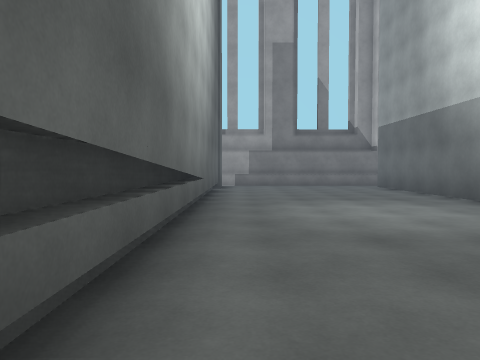
view 1 (above)

21 first-person views from a walk through a scene from a Unity 3-D project. The camera is 1.3 m above the floor, tilts 2° down and sees 70° across. The floor is counted in squares, 2 m on a side. Each view is taken from the middle of a square. On the plan, view 1 faces up. The plan holds only what a view shows up to about 10 squares ahead; the rest is blank. The place goes on beyond the plan. Some animated figures are left out. Some surface patterns are stand-ins.

view 2
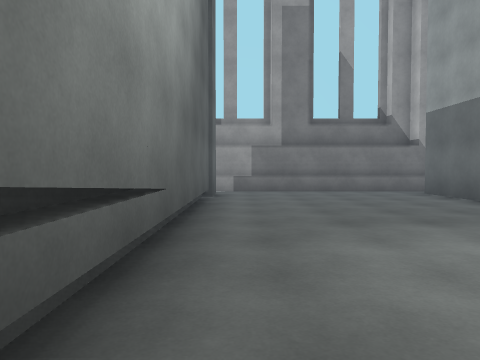

view 3
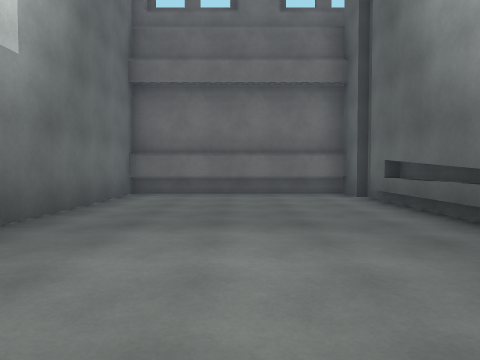

view 4
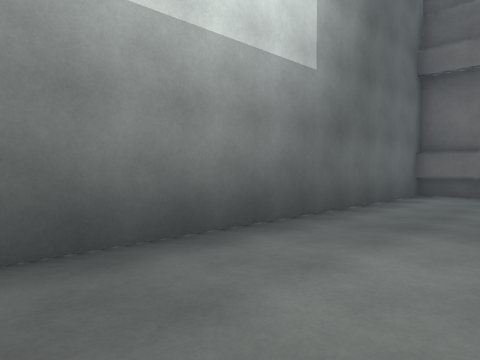

view 5
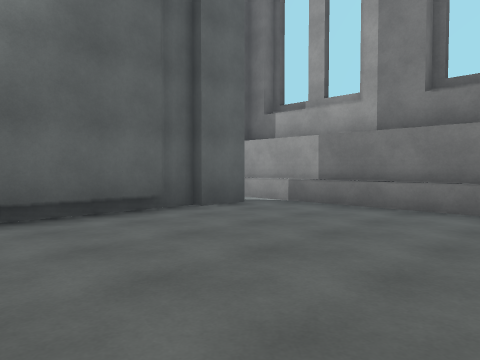

view 6
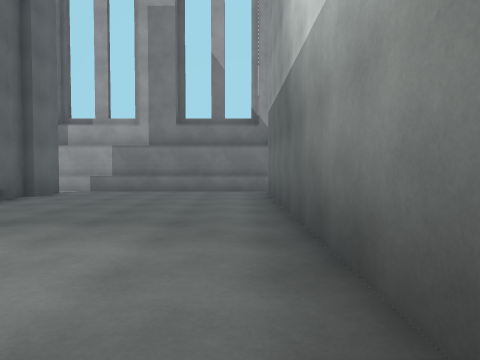

view 7
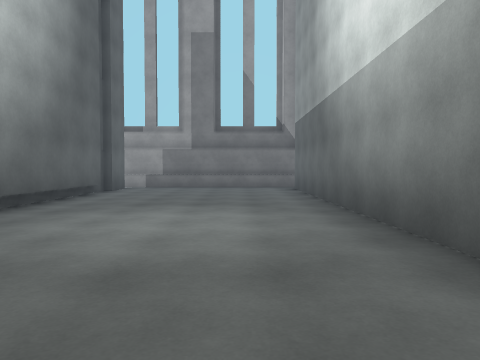

view 8
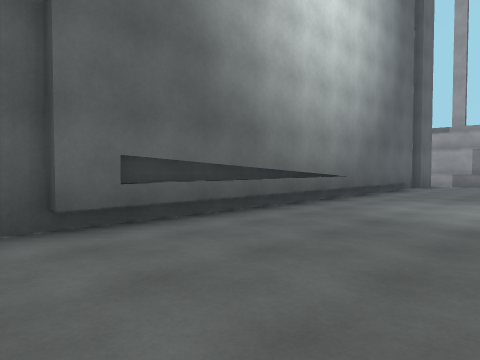

view 9
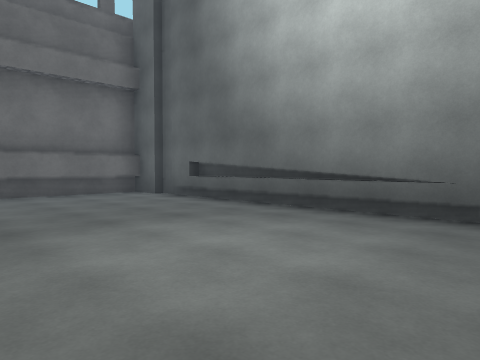

view 10
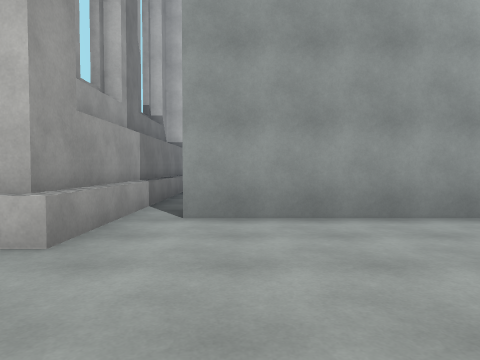

view 11
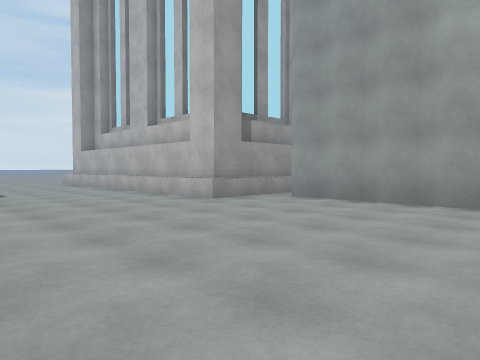

view 12
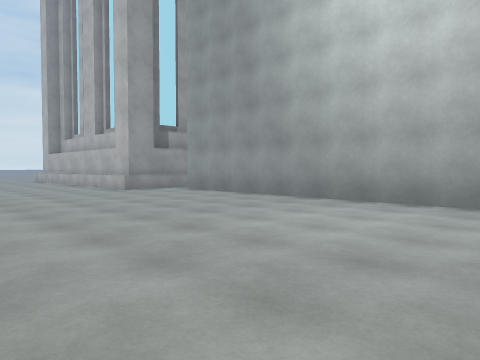

view 13
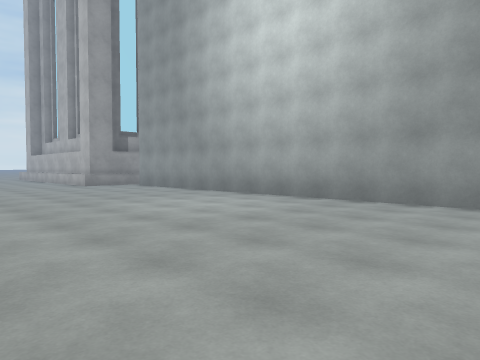

view 14
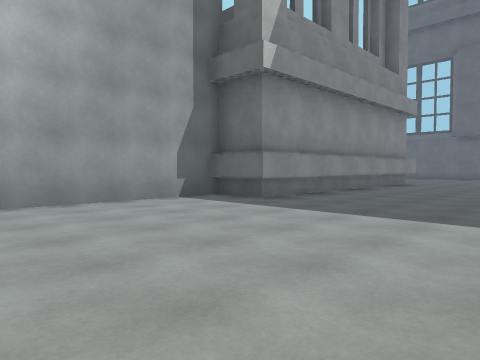

view 15
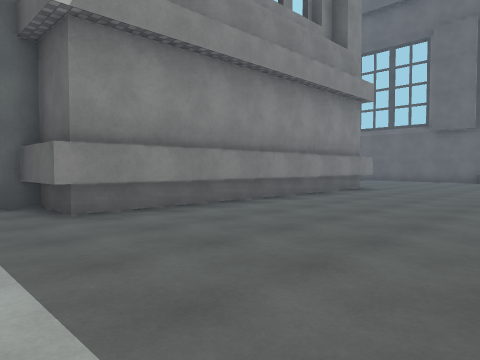

view 16
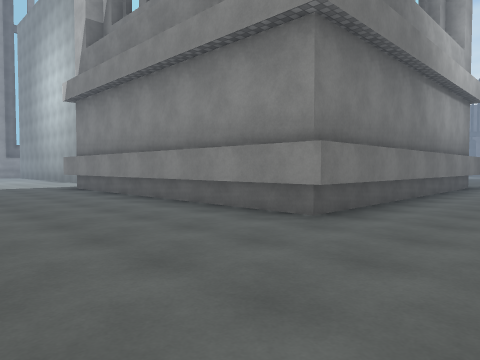

view 17
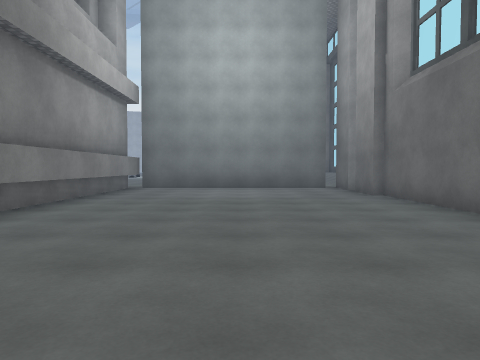

view 18
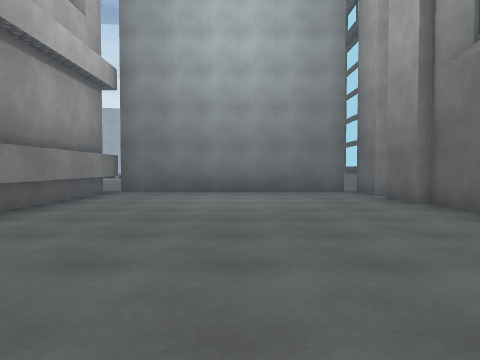

view 19
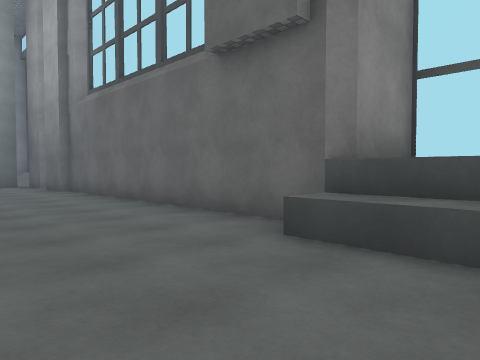

view 20
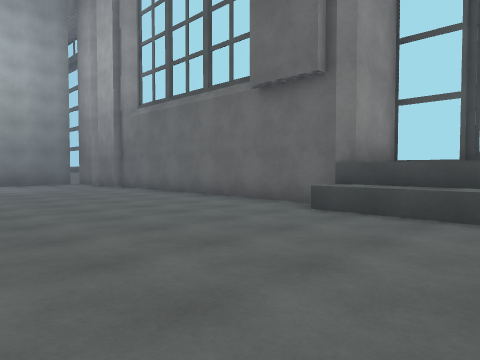

view 21
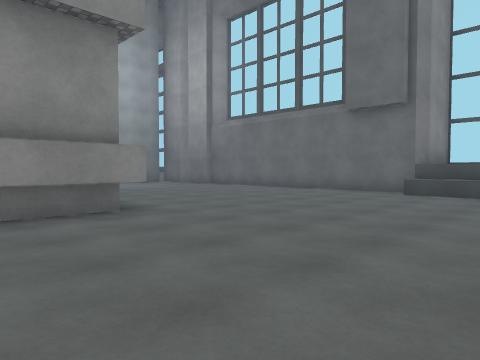

### Floor plan
Points are (right, up) in squares from view 1. A wall is a line through its corners. A room is listed if a view was taken in it or the views show most of it. See-through windows are left out.
Room 1 (views 1, 2, 3, 4, 5, 6, 7, 8, 9)
walls: (-0.6, 10) (-0.6, 0); (-0.9, 10.8) (-0.9, -0.8); (-0.6, 11.8) (-0.6, 10.6); (-0.6, -0.6) (-0.6, -1.7); (4.4, 12.8) (-1.5, 12.8); (-0.6, -1.4) (4.8, -1.4); (4.7, -1.7) (4.7, 11.8)
low walls: (5.2, 12.6) (-1.6, 12.6); (-0.6, -1.7) (4.7, -1.7)
ways out: opening at (-1, 12) to room 2; opening at (5, 12)
Room 2 (views 10, 11, 12, 13, 14, 15, 16, 17, 18, 19, 20, 21)
walls: (-1.6, -1.7) (-1.6, 11.8); (-7.1, -17.4) (3.1, -17.4); (3, -17.2) (4.4, -17.2); (-6.8, -19.4) (-5.2, -19.4) (-5.2, -17.6); (4.9, -17.2) (6.2, -17.2); (6.2, -16.9) (6.2, -10.7) (-3.3, -10.7) (-3.3, -1.4) (-1.5, -1.4); (-1.5, 12.8) (-3, 12.8) (-3, 15.5)
low walls: (6, -10.4) (-3, -10.4) (-3, -1.7) (-1.6, -1.7); (-7.2, -16.7) (-4.9, -16.7); (-1.6, 12.6) (-3.3, 12.6) (-3.3, 15.5)
ways out: opening at (-1, 12) to room 1

Where each view was taken, in squares from view 1:
view 1: 0 up, 0 right, facing up
view 2: 3 up, 0 right, facing up
view 3: 7 up, 2 right, facing down
view 4: 7 up, 2 right, facing down-right
view 5: 7 up, 4 right, facing up-left
view 6: 3 up, 4 right, facing up
view 7: 1 up, 3 right, facing up
view 8: 1 down, 3 right, facing up-left
view 9: 7 up, 4 right, facing down-left
view 10: 11 up, 6 left, facing right
view 11: 7 up, 8 left, facing up-right
view 12: 3 up, 8 left, facing up-right
view 13: 0 up, 8 left, facing up-right
view 14: 4 up, 8 left, facing down-right
view 15: 0 up, 8 left, facing down-right
view 16: 13 down, 7 left, facing up-right
view 17: 14 down, 5 left, facing right
view 18: 14 down, 3 left, facing right
view 19: 14 down, 7 left, facing down-right
view 20: 12 down, 8 left, facing down-right
view 21: 8 down, 8 left, facing down-right
